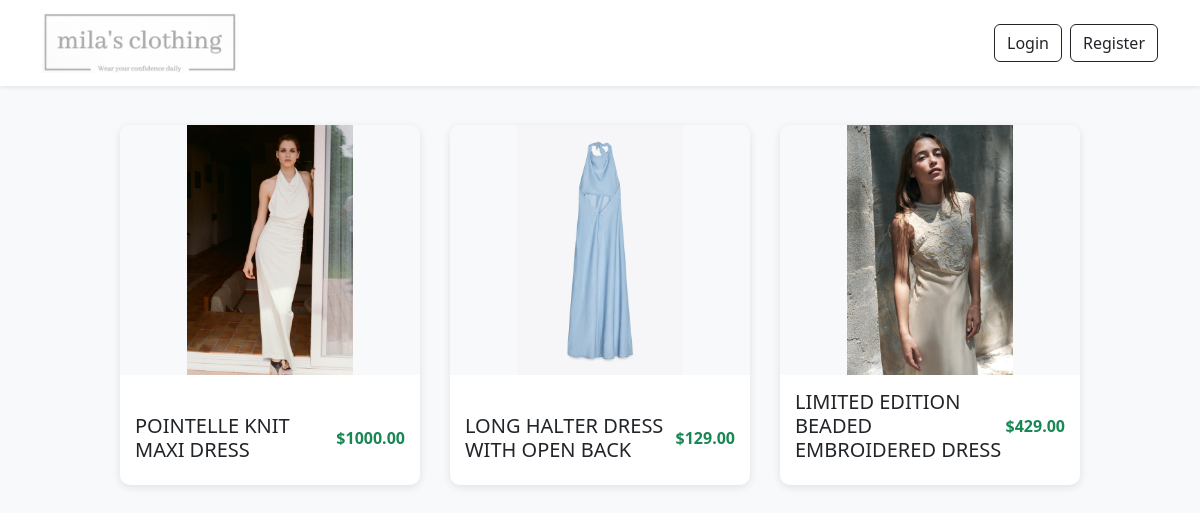
The page / on the database its author committed.
### app.py (models this page shows)
class Product(db.Model):
    id = db.Column(db.Integer, primary_key=True)
    name = db.Column(db.String(120), nullable=False)
    price = db.Column(db.Float, nullable=False)
    description = db.Column(db.Text, nullable=True)
    images = db.relationship('ProductImage', backref='product', cascade="all, delete", lazy=True)

class ProductImage(db.Model):
    id = db.Column(db.Integer, primary_key=True)
    image_url = db.Column(db.String(200))
    product_id = db.Column(db.Integer, db.ForeignKey('product.id'))

### app.py (the view)
@app.route("/")
def home():
    user = current_user()
    products = Product.query.all()
    return render_template("home.html", products=products, user=user)

### app.py (called while the page is built)
def current_user():
    if "user_id" in session:
        return User.query.get(session["user_id"])
    return None

### templates/home.html (shortened to what this page needs)
{% extends 'base.html' %}
{% block content %}
<div class="container d-flex flex-wrap justify-content-center mt-4">
    {% for product in products %}
    <div class="product-card">
        <a href="{{ url_for('product_detail', product_id=product.id) }}">
            <img src="{{ url_for('static', filename=product.images[0].image_url) if product.images else url_for('static', filename='placeholder.jpg') }}"
                 alt="{{ product.name }}" class="product-img" />
        </a>
        <div class="product-info">
            <div class="product-header">
                <h5>{{ product.name }}</h5>
                <span class="text-success fw-bold">${{ "%.2f"|format(product.price) }}</span>
            </div>
        </div>
    </div>
    {% endfor %}
</div>
{% endblock %}

### templates/base.html (shortened to what this page needs)
<!DOCTYPE html>
<html lang="en">
<head>
    <link href="https://cdn.jsdelivr.net/npm/bootstrap@5.3.0/dist/css/bootstrap.min.css" rel="stylesheet" />
    <link href="https://cdnjs.cloudflare.com/ajax/libs/font-awesome/6.5.0/css/all.min.css" rel="stylesheet" />
</head>
<body class="bg-light pb-5">
  <nav class="navbar navbar-light bg-white shadow-sm">
      <div class="container d-flex justify-content-between align-items-center">
          <a class="navbar-brand" href="{{ url_for('home') }}">
              <img src="{{ url_for('static', filename='logo.png') }}" alt="Logo" style="height: 60px;" />
          </a>
          <div class="header-icons">
              {% if user %}
                  <a href="{{ url_for('wallet') }}" class="nav-icon" title="Wallet">
                      <i class="fa-solid fa-wallet"></i> ${{ "%.2f"|format(user.balance) }}
                  </a>
                  {% if user.is_admin %}
                      <a href="{{ url_for('add_product') }}" class="nav-icon" title="Add Product">
                          <i class="fa-solid fa-plus"></i>
                      </a>
                  {% endif %}
                  <a href="{{ url_for('profile') }}" class="nav-icon" title="Profile">
                      <i class="fa-solid fa-user"></i>
                  </a>
                  <a href="{{ url_for('cart') }}" class="nav-icon" title="Cart">
                      <i class="fa-solid fa-cart-shopping"></i>
                  </a>
                  <a href="{{ url_for('logout') }}" class="nav-icon" title="Logout">
                      <i class="fa-solid fa-right-from-bracket"></i>
                  </a>
              {% else %}
                  <div class="d-flex gap-2">
                    <a href="{{ url_for('login') }}" class="btn btn-outline-dark">Login</a>
                    <a href="{{ url_for('register') }}" class="btn btn-outline-dark">Register</a>
                  </div>
              {% endif %}
          </div>
      </div>
  </nav>
    {% block content %}
    {% endblock %}
</body>
</html>

### templates/base.html (style rules this page uses)
.product-card { width: 300px; margin: 15px; box-shadow: 0 2px 8px rgba(0,0,0,0.1); border-radius: 10px; overflow: hidden; display: flex; flex-direction: column; justify-content: space-between; background: white; transition: transform 0.2s; }
.product-img { height: 250px; width: 100%; object-fit: contain; background: #f8f9fa; }
.product-info { padding: 15px; }
.header-icons { display: flex; align-items: center; }
.product-header { display: flex; justify-content: space-between; align-items: center; margin-bottom: 8px; }
.product-header h5, .product-header span { margin: 0; }

### rows shown on the page
Product: image_url (picture), name "POINTELLE KNIT MAXI DRESS", price "1000.00"
Product: image_url (picture), name "LONG HALTER DRESS WITH OPEN BACK", price "129.00"
Product: image_url (picture), name "LIMITED EDITION BEADED EMBROIDERED DRESS", price "429.00"
